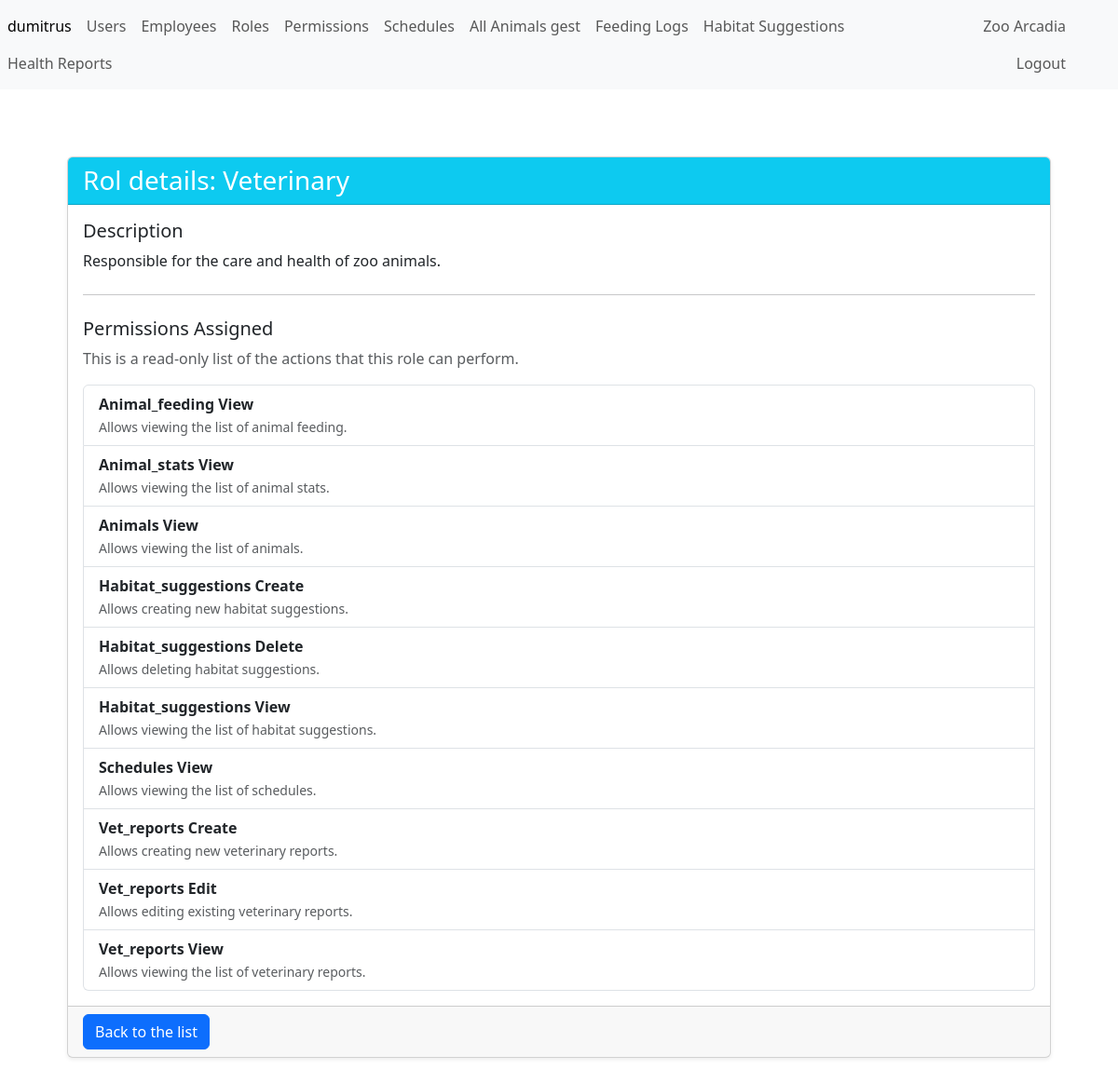
The page /roles/gest/view?id=1 (signed in) on the database its author committed.
### tables this page shows
CREATE TABLE roles (
    id_role INT AUTO_INCREMENT PRIMARY KEY,
     
    role_name VARCHAR(50) NOT NULL UNIQUE,
     
    role_description TEXT,
     
     
    created_at TIMESTAMP DEFAULT CURRENT_TIMESTAMP,
     
    updated_at TIMESTAMP DEFAULT CURRENT_TIMESTAMP ON UPDATE CURRENT_TIMESTAMP  
);

CREATE TABLE permissions (
    id_permission INT AUTO_INCREMENT PRIMARY KEY,
     
    permission_name VARCHAR(100) NOT NULL UNIQUE,
     
    permission_desc TEXT
);

### App/roles/controllers/roles_gest_controller.php (called while the page is built, shortened)
<?php
require_once __DIR__ . "/../models/role.php";
require_once __DIR__ . "/../../../includes/functions.php";
class RolesGestController
{
    public function view()
    {
        $id_role = $_GET['id'];
        $role = Role::find($id_role);
        $permissions = Role::getPermissions($id_role);
        require_once __DIR__ . '/../views/gest/view.php';
    }
}

### App/roles/rolesRouter.php (called while the page is built)
<?php
require_once __DIR__ . '/../../includes/functions.php';
handleDomainRouting('roles', __DIR__);

### public/index.php (called while the page is built, shortened)
<?php
require_once __DIR__ . '/../includes/functions.php';
require_once __DIR__ . '/../App/router.php';
?>

### App/roles/models/role.php (called while the page is built, shortened)
<?php
class Role
{
    public function __construct($id_role, $role_name, $role_description, $created_at, $updated_at)
    {
        $this->role_name = $role_name;
        $this->role_description = $role_description;
    }
    public static function find($id_role)
    {
        $connectionDB = DB::createInstance();
        $query = "SELECT * FROM roles WHERE id_role = ?";
        $sql = $connectionDB->prepare($query);
        $sql->execute([$id_role]);
        $role = $sql->fetch();
        return new Role($role["id_role"], $role["role_name"], $role["role_description"], $role["created_at"], $role["updated_at"]);
    }
    public static function getPermissions($id_role)
    {
        $connectionDB = DB::createInstance();
        $query = "SELECT p.id_permission, p.permission_name, p.permission_desc
                  FROM permissions p
                  JOIN roles_permissions rp
                  ON p.id_permission = rp.permission_id
                  WHERE rp.role_id = ?
                  ORDER BY p.permission_name ASC";
        $sql = $connectionDB->prepare($query);
        $sql->execute([$id_role]);
        return $sql->fetchAll(PDO::FETCH_ASSOC);
    }
}

### includes/pageTitle.php (called while the page is built, shortened)
<?php
$domain = $currentDomain ?? "home";

### App/roles/views/gest/view.php (the view, shortened to what this page needs)
<?php
require_once __DIR__ . '/../../../../includes/functions.php';
?>
<div class="container-fluid pt-4 px-4">
    <div class="row g-4">
        <div class="col-12">
            <div class="card shadow-sm">
                <div class="card-header bg-info text-white">
                    <h3 class="mb-0">Rol details: <?= htmlspecialchars($role->role_name) ?></h3>
                </div>
                <div class="card-body">
                    <h5 class="card-title">Description</h5>
                    <p class="card-text mb-4">
                        <?= htmlspecialchars($role->role_description) ?>
                    </p>
                    <hr>
                    <h5 class="card-title mt-4">Permissions Assigned</h5>
                    <p class="text-muted">This is a read-only list of the actions that this role can perform.</p>
                    <?php if (!empty($permissions)) : ?>
                        <div class="list-group">
                            <?php foreach ($permissions as $permission) : ?>
                                <div class="list-group-item">
                                    <strong><?= htmlspecialchars(ucwords(str_replace('-', ' ', $permission['permission_name']))) ?></strong>
                                    <br>
                                    <small class="text-muted"><?= htmlspecialchars($permission['permission_desc']) ?></small>
                                </div>
                            <?php endforeach; ?>
                        </div>
                    <?php else : ?>
                        <div class="alert alert-warning" role="alert">
                            This role has no permissions assigned currently.
                        </div>
                    <?php endif; ?>
                </div>
                <div class="card-footer text-end d-flex justify-content-between align-items-start">
                    <a href="/roles/gest/start" class="btn btn-primary">Back to the list</a>
                </div>
            </div>
        </div>
    </div>
</div>

### App/router.php (shortened to what this page needs)
<?php
$domain = $_GET["domain"] ?? "home";
$allowed_domains = ["hero", "medias", "habitat1", "cms", "about", "auth", "home", "animals", "employees", "habitats", "permissions", "reports", "roles", "schedules", "testimonials", "users", "contact", "vreports"];
if (in_array($domain, $allowed_domains)) {
    $domainRouterPath = __DIR__ . "/{$domain}/{$domain}Router.php";
    if (file_exists($domainRouterPath)) {
        require_once $domainRouterPath;
    } else {
        http_response_code(500);
        header('Location: /public/error-500.php');
        exit();
    }
} else {
    http_response_code(404);
    header('Location: /public/error-404.php');
    exit();
}
?>

### includes/functions.php (shortened to what this page needs)
<?php
function handleDomainRouting($domainName, $basePath)
{
    $controller = $_GET['controller'] ?? 'pages';
    $action = $_GET['action'] ?? 'start';
    $controllerFileName = $domainName . "_" . $controller . "_controller.php";
    $controllerFile = $basePath . "/controllers/" . $controllerFileName;
    if (file_exists($controllerFile)) {
        $controllerInstance = new $controllerClassName();
        $controllerInstance->$action();
        $viewContent = ob_get_clean();
        $usePublicLayout = false;
        if ($usePublicLayout) {
            require __DIR__ . "/layouts/FC_main_layout.php";
        } else {
            require __DIR__ . "/layouts/BO_main_layout.php";
        }
    } else {
        http_response_code(404);
        header('Location: /public/error-404.php');
        exit();
    }
}
if (!function_exists('hasPermission')) {
    function hasPermission($permissionName) {
        $userPermissions = $_SESSION["user"]["permissions"] ?? [];
        return in_array($permissionName, $userPermissions);
    }
}

### includes/layouts/BO_main_layout.php (shortened to what this page needs)
<?php
$currentDomain = $_GET['domain'] ?? 'home';
include(__DIR__ . "/../pageTitle.php");
require_once __DIR__ . "/../functions.php";
?>
<!DOCTYPE html>
<html lang="en">
<head>
    <link rel="stylesheet" href="/public/build/css/bootstrap.min.css">
    <link rel="stylesheet" href="/public/build/css/dataTables.bootstrap5.min.css">
</head>
<body class="<?= $currentDomain == 'contact' ? 'body-contact' : ($currentDomain == 'auth' ? 'body-login' : '') ?>" id="top">
    <?php if (!in_array($currentDomain, ['contact', 'auth'])): ?>
        <nav class="navbar navbar-expand navbar-light bg-light d-flex justify-content-between">
            <div class="nav navbar-nav">
                <?php if (!isset($_SESSION["loggedin"]) || $_SESSION["loggedin"] == false): ?>
                    <a class="nav-item nav-link active" href="/auth/pages/login">Login</a>
                <?php else: ?>
                    <a class="nav-item nav-link active" href="/home/pages/start"><?php echo $_SESSION["user"]["username"]; ?></a>
                <?php endif; ?>
                <?php
                $isAdmin = isset($_SESSION['user']['role_name']) && $_SESSION['user']['role_name'] === 'Admin';
                if (isset($_SESSION["loggedin"]) && $_SESSION["loggedin"] === true):
                ?>
                    <a class="nav-item nav-link" href="/users/gest/start">Users</a>
                <?php endif; ?>
                <?php
                if (isset($_SESSION["loggedin"]) && $_SESSION["loggedin"] === true):
                ?>
                    <a class="nav-item nav-link" href="/employees/gest/start">Employees</a>
                <?php endif; ?>
                <?php
                if ($isAdmin || hasPermission('roles-view') || hasPermission('roles-create') || hasPermission('roles-edit') || hasPermission('roles-delete')):
                ?>
                    <a class="nav-item nav-link" href="/roles/gest/start">Roles</a>
                <?php endif; ?>
                <?php
                if (isset($_SESSION["loggedin"]) && $_SESSION["loggedin"] === true):
                ?>
                    <a class="nav-item nav-link" href="/permissions/gest/start">Permissions</a>
                <?php endif; ?>
                <?php if (hasPermission('schedules-view') || hasPermission('schedules-edit')): ?>
                    <a class="nav-item nav-link" href="/schedules/gest/start">Schedules</a>
                <?php endif; ?>
                <?php if (hasPermission('animals-view') || hasPermission('animals-create') || hasPermission('animals-edit') || hasPermission('animals-delete')): ?>
                    <li class="nav-item">
                        <a class="nav-link <?= ($domain === 'animals' && $controller === 'gest' && ($action === 'start' || $action === 'edit' || $action === 'create')) ? 'active' : '' ?>" href="/animals/gest/start">
                            All Animals gest
                        </a>
                    </li>
                <?php endif; ?>
                <?php if (hasPermission('animal_feeding-view') || hasPermission('animal_feeding-assign')): ?>
                    <li class="nav-item">
                        <a class="nav-link <?= ($domain === 'animals' && $controller === 'feeding') ? 'active' : '' ?>" href="/animals/feeding/start">
                            Feeding Logs
                        </a>
                    </li>
                <?php endif; ?>
                <?php if (hasPermission('habitat_suggestions-view') || hasPermission('habitat_suggestions-manage')): ?>
                    <li class="nav-item">
                        <a class="nav-link <?= ($domain === 'habitats' && $controller === 'suggestion') ? 'active' : '' ?>" href="/habitats/suggestion/start">
                            Habitat Suggestions
                        </a>
                    </li>
                <?php endif; ?>
                <?php if (hasPermission('vet_reports-view') || hasPermission('vet_reports-create') || hasPermission('vet_reports-edit')): ?>
                    <li class="nav-item">
                        <a class="nav-link <?= ($domain === 'vreports' && $controller === 'gest') ? 'active' : '' ?>" href="/vreports/gest/start">
                            Health Reports
                        </a>
                    </li>
                <?php endif; ?>
            </div>
            <div class="nav navbar-nav d-flex justify-content-end px-5">
                <a class="nav-item nav-link" href="/home/pages/index">Zoo Arcadia</a>
                <a class="nav-item nav-link" href="/auth/pages/logout">Logout</a>
            </div>
        </nav>
    <?php endif; ?>
    <div class="container-xs p-5">
        <div class="row">
            <div class="col-12">
                <?php
                echo $viewContent ?? '<p>There is no content to show</p>';
                ?>
            </div>
        </div>
    </div>
</body>

### rows shown on the page
roles: role_name "Veterinary", role_description "Responsible for the care and health of zoo animals."
permissions: permission_name "Animal_feeding View", permission_desc "Allows viewing the list of animal feeding."
permissions: permission_name "Animal_stats View", permission_desc "Allows viewing the list of animal stats."
permissions: permission_name "Animals View", permission_desc "Allows viewing the list of animals."
permissions: permission_name "Habitat_suggestions Create", permission_desc "Allows creating new habitat suggestions."
permissions: permission_name "Habitat_suggestions Delete", permission_desc "Allows deleting habitat suggestions."
permissions: permission_name "Habitat_suggestions View", permission_desc "Allows viewing the list of habitat suggestions."
permissions: permission_name "Schedules View", permission_desc "Allows viewing the list of schedules."
permissions: permission_name "Vet_reports Create", permission_desc "Allows creating new veterinary reports."
permissions: permission_name "Vet_reports Edit", permission_desc "Allows editing existing veterinary reports."
permissions: permission_name "Vet_reports View", permission_desc "Allows viewing the list of veterinary reports."

### other values the page prints
$_SESSION["user"]["username"] "dumitrus"
